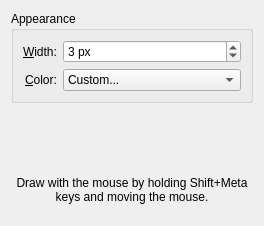
<ui version="4.0" >
 <class>KWin::MouseMarkEffectConfigForm</class>
 <widget class="QWidget" name="KWin::MouseMarkEffectConfigForm" >
  <property name="geometry" >
   <rect>
    <x>0</x>
    <y>0</y>
    <width>264</width>
    <height>226</height>
   </rect>
  </property>
  <layout class="QVBoxLayout" >
   <item>
    <widget class="QGroupBox" name="groupBox" >
     <property name="title" >
      <string>Appearance</string>
     </property>
     <layout class="QFormLayout" name="formLayout" >
      <property name="labelAlignment" >
       <set>Qt::AlignRight|Qt::AlignTrailing|Qt::AlignVCenter</set>
      </property>
      <item row="0" column="0" >
       <widget class="QLabel" name="label" >
        <property name="text" >
         <string>&amp;Width:</string>
        </property>
        <property name="buddy" >
         <cstring>spinWidth</cstring>
        </property>
       </widget>
      </item>
      <item row="0" column="1" >
       <widget class="QSpinBox" name="spinWidth" >
        <property name="suffix" >
         <string> px</string>
        </property>
        <property name="minimum" >
         <number>1</number>
        </property>
        <property name="maximum" >
         <number>10</number>
        </property>
        <property name="value" >
         <number>3</number>
        </property>
       </widget>
      </item>
      <item row="1" column="0" >
       <widget class="QLabel" name="label_2" >
        <property name="text" >
         <string>&amp;Color:</string>
        </property>
        <property name="buddy" >
         <cstring>comboColors</cstring>
        </property>
       </widget>
      </item>
      <item row="1" column="1" >
       <widget class="KColorCombo" name="comboColors" >
        <item>
         <property name="text" >
          <string>Custom...</string>
         </property>
        </item>
        <item>
         <property name="text" >
          <string/>
         </property>
        </item>
        <item>
         <property name="text" >
          <string/>
         </property>
        </item>
        <item>
         <property name="text" >
          <string/>
         </property>
        </item>
        <item>
         <property name="text" >
          <string/>
         </property>
        </item>
        <item>
         <property name="text" >
          <string/>
         </property>
        </item>
        <item>
         <property name="text" >
          <string/>
         </property>
        </item>
        <item>
         <property name="text" >
          <string/>
         </property>
        </item>
        <item>
         <property name="text" >
          <string/>
         </property>
        </item>
        <item>
         <property name="text" >
          <string/>
         </property>
        </item>
        <item>
         <property name="text" >
          <string/>
         </property>
        </item>
        <item>
         <property name="text" >
          <string/>
         </property>
        </item>
        <item>
         <property name="text" >
          <string/>
         </property>
        </item>
        <item>
         <property name="text" >
          <string/>
         </property>
        </item>
        <item>
         <property name="text" >
          <string/>
         </property>
        </item>
        <item>
         <property name="text" >
          <string/>
         </property>
        </item>
        <item>
         <property name="text" >
          <string/>
         </property>
        </item>
        <item>
         <property name="text" >
          <string/>
         </property>
        </item>
       </widget>
      </item>
     </layout>
    </widget>
   </item>
   <item>
    <widget class="KWin::GlobalShortcutsEditor" native="1" name="editor" />
   </item>
   <item>
    <widget class="QLabel" name="label_3" >
     <property name="text" >
      <string>Draw with the mouse by holding Shift+Meta keys and moving the mouse.</string>
     </property>
     <property name="alignment" >
      <set>Qt::AlignCenter</set>
     </property>
     <property name="wordWrap" >
      <bool>true</bool>
     </property>
    </widget>
   </item>
  </layout>
 </widget>
 <customwidgets>
  <customwidget>
   <class>KColorCombo</class>
   <extends>QComboBox</extends>
   <header>kcolorcombo.h</header>
  </customwidget>
  <customwidget>
   <class>KWin::GlobalShortcutsEditor</class>
   <extends>QWidget</extends>
   <header location="global" >kwineffects.h</header>
   <container>1</container>
  </customwidget>
 </customwidgets>
 <resources/>
 <connections/>
</ui>
